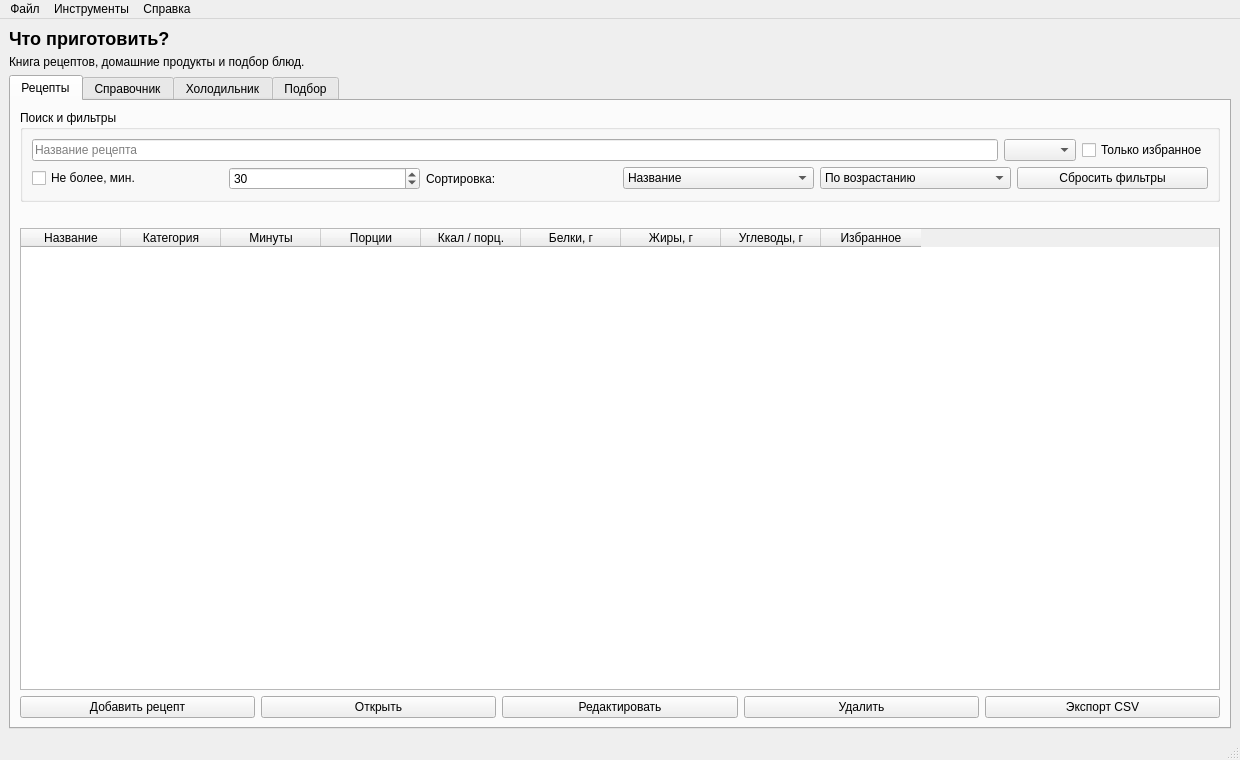
<?xml version='1.0' encoding='utf-8'?>
<ui version="4.0">
 <class>MainWindow</class>
 <widget class="QMainWindow" name="MainWindow">
  <property name="geometry">
   <rect>
    <x>0</x>
    <y>0</y>
    <width>1240</width>
    <height>760</height>
   </rect>
  </property>
  <property name="windowTitle">
   <string>Что приготовить?</string>
  </property>
  <widget class="QWidget" name="centralwidget">
   <layout class="QVBoxLayout" name="layout16">
    <item>
     <widget class="QLabel" name="titleLabel">
      <property name="text">
       <string>&lt;h2&gt;Что приготовить?&lt;/h2&gt;</string>
      </property>
      <property name="wordWrap">
       <bool>true</bool>
      </property>
     </widget>
    </item>
    <item>
     <widget class="QLabel" name="draftLabel">
      <property name="wordWrap">
       <bool>true</bool>
      </property>
     <property name="text"><string>Книга рецептов, домашние продукты и подбор блюд.</string></property></widget>
    </item>
    <item>
     <widget class="QTabWidget" name="mainTabs">
      <property name="currentIndex">
       <number>0</number>
      </property>
      <widget class="QWidget" name="recipesTab">
       <attribute name="title">
        <string>Рецепты</string>
       </attribute>
       <layout class="QVBoxLayout" name="layout5">
        <item>
         <widget class="QGroupBox" name="recipeFilters">
          <property name="title">
           <string>Поиск и фильтры</string>
          </property>
          <layout class="QVBoxLayout" name="layout3">
           <item>
            <layout class="QHBoxLayout" name="layout1">
             <item>
              <widget class="QLineEdit" name="recipeSearch">
               <property name="placeholderText">
                <string>Название рецепта</string>
               </property>
              </widget>
             </item>
             <item>
              <widget class="QComboBox" name="categoryCombo" />
             </item>
             <item>
              <widget class="QCheckBox" name="favoritesCheck">
               <property name="text">
                <string>Только избранное</string>
               </property>
              </widget>
             </item>
            </layout>
           </item>
           <item>
            <layout class="QHBoxLayout" name="layout2">
             <item>
              <widget class="QCheckBox" name="limitCheck">
               <property name="text">
                <string>Не более, мин.</string>
               </property>
              </widget>
             </item>
             <item>
              <widget class="QSpinBox" name="limitSpin">
               <property name="minimum">
                <number>1</number>
               </property>
               <property name="maximum">
                <number>1440</number>
               </property>
               <property name="value">
                <number>30</number>
               </property>
              </widget>
             </item>
             <item>
              <widget class="QLabel" name="sortCaption">
               <property name="text">
                <string>Сортировка:</string>
               </property>
               <property name="wordWrap">
                <bool>true</bool>
               </property>
              </widget>
             </item>
             <item>
              <widget class="QComboBox" name="recipeSort">
               <item>
                <property name="text">
                 <string>Название</string>
                </property>
               </item>
               <item>
                <property name="text">
                 <string>Время</string>
                </property>
               </item>
               <item>
                <property name="text">
                 <string>Калории</string>
                </property>
               </item>
               <item>
                <property name="text">
                 <string>Белки</string>
                </property>
               </item>
               <item>
                <property name="text">
                 <string>Жиры</string>
                </property>
               </item>
               <item>
                <property name="text">
                 <string>Углеводы</string>
                </property>
               </item>
              </widget>
             </item>
             <item>
              <widget class="QComboBox" name="recipeOrder">
               <item>
                <property name="text">
                 <string>По возрастанию</string>
                </property>
               </item>
               <item>
                <property name="text">
                 <string>По убыванию</string>
                </property>
               </item>
              </widget>
             </item>
             <item>
              <widget class="QPushButton" name="resetFiltersButton">
               <property name="text">
                <string>Сбросить фильтры</string>
               </property>
               <property name="enabled">
                <bool>true</bool>
               </property>
               </widget>
             </item>
            </layout>
           </item>
          </layout>
          <property name="enabled">
           <bool>true</bool>
          </property>
         </widget>
        </item>
        <item><widget class="QLabel" name="recipesHint"><property name="text"><string /></property></widget></item><item>
         <widget class="QTableWidget" name="recipesTable">
          <property name="editTriggers">
           <enum>QAbstractItemView::NoEditTriggers</enum>
          </property>
          <property name="selectionBehavior">
           <enum>QAbstractItemView::SelectRows</enum>
          </property>
          <property name="selectionMode">
           <enum>QAbstractItemView::SingleSelection</enum>
          </property>
          <property name="rowCount">
           <number>0</number>
          </property>
          <property name="columnCount">
           <number>9</number>
          </property>
          <column>
           <property name="text">
            <string>Название</string>
           </property>
          </column>
          <column>
           <property name="text">
            <string>Категория</string>
           </property>
          </column>
          <column>
           <property name="text">
            <string>Минуты</string>
           </property>
          </column>
          <column>
           <property name="text">
            <string>Порции</string>
           </property>
          </column>
          <column>
           <property name="text">
            <string>Ккал / порц.</string>
           </property>
          </column>
          <column>
           <property name="text">
            <string>Белки, г</string>
           </property>
          </column>
          <column>
           <property name="text">
            <string>Жиры, г</string>
           </property>
          </column>
          <column>
           <property name="text">
            <string>Углеводы, г</string>
           </property>
          </column>
          <column>
           <property name="text">
            <string>Избранное</string>
           </property>
          </column>
         <attribute name="horizontalHeaderMinimumSectionSize"><number>100</number></attribute></widget>
        </item>
        <item>
         <layout class="QHBoxLayout" name="layout4">
          <item>
           <widget class="QPushButton" name="addRecipeButton">
            <property name="text">
             <string>Добавить рецепт</string>
            </property>
           </widget>
          </item>
          <item>
           <widget class="QPushButton" name="openRecipeButton">
            <property name="text">
             <string>Открыть</string>
            </property>
           </widget>
          </item>
          <item>
           <widget class="QPushButton" name="editRecipeButton">
            <property name="text">
             <string>Редактировать</string>
            </property>
           </widget>
          </item>
          <item>
           <widget class="QPushButton" name="deleteRecipeButton">
            <property name="text">
             <string>Удалить</string>
            </property>
            <property name="enabled">
             <bool>true</bool>
            </property>
            </widget>
          </item>
          <item>
           <widget class="QPushButton" name="exportButton">
            <property name="text">
             <string>Экспорт CSV</string>
            </property>
            <property name="enabled">
             <bool>true</bool>
            </property>
            </widget>
          </item>
         </layout>
        </item>
       </layout>
      </widget>
      <widget class="QWidget" name="ingredientsTab">
       <attribute name="title">
        <string>Справочник</string>
       </attribute>
       <layout class="QVBoxLayout" name="layout8">
        <item>
         <widget class="QGroupBox" name="ingredientFilters">
          <property name="title">
           <string>Поиск</string>
          </property>
          <layout class="QVBoxLayout" name="layout6">
           <item>
            <widget class="QLineEdit" name="ingredientSearch">
             <property name="placeholderText">
              <string>Название ингредиента</string>
             </property>
            </widget>
           </item>
          </layout>
          <property name="enabled">
           <bool>true</bool>
          </property>
         </widget>
        </item>
        <item><widget class="QLabel" name="ingredientsHint"><property name="text"><string /></property></widget></item><item>
         <widget class="QTableWidget" name="ingredientsTable">
          <property name="editTriggers">
           <enum>QAbstractItemView::NoEditTriggers</enum>
          </property>
          <property name="selectionBehavior">
           <enum>QAbstractItemView::SelectRows</enum>
          </property>
          <property name="selectionMode">
           <enum>QAbstractItemView::SingleSelection</enum>
          </property>
          <property name="rowCount">
           <number>0</number>
          </property>
          <property name="columnCount">
           <number>7</number>
          </property>
          <column>
           <property name="text">
            <string>Ингредиент</string>
           </property>
          </column>
          <column>
           <property name="text">
            <string>Единица</string>
           </property>
          </column>
          <column>
           <property name="text">
            <string>База КБЖУ</string>
           </property>
          </column>
          <column>
           <property name="text">
            <string>Ккал</string>
           </property>
          </column>
          <column>
           <property name="text">
            <string>Белки, г</string>
           </property>
          </column>
          <column>
           <property name="text">
            <string>Жиры, г</string>
           </property>
          </column>
          <column>
           <property name="text">
            <string>Углеводы, г</string>
           </property>
          </column>
         <attribute name="horizontalHeaderMinimumSectionSize"><number>100</number></attribute></widget>
        </item>
        <item>
         <layout class="QHBoxLayout" name="layout7">
          <item>
           <widget class="QPushButton" name="addIngredientButton">
            <property name="text">
             <string>Добавить ингредиент</string>
            </property>
           </widget>
          </item>
          <item>
           <widget class="QPushButton" name="editIngredientButton">
            <property name="text">
             <string>Редактировать</string>
            </property>
           </widget>
          </item>
          <item>
           <widget class="QPushButton" name="deleteIngredientButton">
            <property name="text">
             <string>Удалить</string>
            </property>
            <property name="enabled">
             <bool>true</bool>
            </property>
            </widget>
          </item>
         </layout>
        </item>
       </layout>
      </widget>
      <widget class="QWidget" name="fridgeTab">
       <attribute name="title">
        <string>Холодильник</string>
       </attribute>
       <layout class="QVBoxLayout" name="layout11">
        <item>
         <widget class="QLabel" name="fridgeHint">
          <property name="wordWrap">
           <bool>true</bool>
          </property>
         <property name="text"><string>Все домашние запасы.</string></property></widget>
        </item>
        <item>
         <widget class="QGroupBox" name="fridgeFilters">
          <property name="title">
           <string>Поиск</string>
          </property>
          <layout class="QVBoxLayout" name="layout9">
           <item>
            <widget class="QLineEdit" name="fridgeSearch">
             <property name="placeholderText">
              <string>Название продукта</string>
             </property>
            </widget>
           </item>
          </layout>
          <property name="enabled">
           <bool>true</bool>
          </property>
         </widget>
        </item>
        <item>
         <widget class="QTableWidget" name="fridgeTable">
          <property name="editTriggers">
           <enum>QAbstractItemView::NoEditTriggers</enum>
          </property>
          <property name="selectionBehavior">
           <enum>QAbstractItemView::SelectRows</enum>
          </property>
          <property name="selectionMode">
           <enum>QAbstractItemView::SingleSelection</enum>
          </property>
          <property name="rowCount">
           <number>0</number>
          </property>
          <property name="columnCount">
           <number>3</number>
          </property>
          <column>
           <property name="text">
            <string>Продукт</string>
           </property>
          </column>
          <column>
           <property name="text">
            <string>Доступное количество</string>
           </property>
          </column>
          <column>
           <property name="text">
            <string>Единица</string>
           </property>
          </column>
         <attribute name="horizontalHeaderMinimumSectionSize"><number>100</number></attribute></widget>
        </item>
        <item>
         <layout class="QHBoxLayout" name="layout10">
          <item>
           <widget class="QPushButton" name="addStockButton">
            <property name="text">
             <string>Добавить продукт</string>
            </property>
           </widget>
          </item>
          <item>
           <widget class="QPushButton" name="editStockButton">
            <property name="text">
             <string>Изменить количество</string>
            </property>
           </widget>
          </item>
          <item>
           <widget class="QPushButton" name="deleteStockButton">
            <property name="text">
             <string>Удалить из холодильника</string>
            </property>
            <property name="enabled">
             <bool>true</bool>
            </property>
            </widget>
          </item>
         </layout>
        </item>
       </layout>
      </widget>
      <widget class="QWidget" name="selectionTab">
       <attribute name="title">
        <string>Подбор</string>
       </attribute>
       <layout class="QVBoxLayout" name="layout15">
        <item>
         <widget class="QGroupBox" name="selectionControls">
          <property name="title">
           <string>Условия подбора</string>
          </property>
          <layout class="QVBoxLayout" name="layout14">
           <item>
            <layout class="QHBoxLayout" name="layout12">
             <item>
              <widget class="QLabel" name="personsCaption">
               <property name="text">
                <string>Число персон:</string>
               </property>
               <property name="wordWrap">
                <bool>true</bool>
               </property>
              </widget>
             </item>
             <item>
              <widget class="QSpinBox" name="personsSpin">
               <property name="minimum">
                <number>1</number>
               </property>
               <property name="maximum">
                <number>20</number>
               </property>
               <property name="value">
                <number>2</number>
               </property>
              </widget>
             </item>
             <item>
              <widget class="QCheckBox" name="selectionLimitCheck">
               <property name="text">
                <string>Не более, мин.</string>
               </property>
              </widget>
             </item>
             <item>
              <widget class="QSpinBox" name="selectionLimitSpin">
               <property name="minimum">
                <number>1</number>
               </property>
               <property name="maximum">
                <number>1440</number>
               </property>
               <property name="value">
                <number>30</number>
               </property>
              </widget>
             </item>
            </layout>
           </item>
           <item>
            <widget class="QCheckBox" name="availableCheck">
             <property name="text">
              <string>Только рецепты, для которых всё есть</string>
             </property>
            </widget>
           </item>
           <item>
            <layout class="QHBoxLayout" name="layout13">
             <item>
              <widget class="QLabel" name="selectionSortCaption">
               <property name="text">
                <string>Сортировка:</string>
               </property>
               <property name="wordWrap">
                <bool>true</bool>
               </property>
              </widget>
             </item>
             <item>
              <widget class="QComboBox" name="selectionSort">
               <item>
                <property name="text">
                 <string>Недостающие ингредиенты</string>
                </property>
               </item>
               <item>
                <property name="text">
                 <string>Время</string>
                </property>
               </item>
               <item>
                <property name="text">
                 <string>Калории</string>
                </property>
               </item>
               <item>
                <property name="text">
                 <string>Белки</string>
                </property>
               </item>
               <item>
                <property name="text">
                 <string>Жиры</string>
                </property>
               </item>
               <item>
                <property name="text">
                 <string>Углеводы</string>
                </property>
               </item>
              </widget>
             </item>
             <item>
              <widget class="QComboBox" name="selectionOrder">
               <item>
                <property name="text">
                 <string>По возрастанию</string>
                </property>
               </item>
               <item>
                <property name="text">
                 <string>По убыванию</string>
                </property>
               </item>
              </widget>
             </item>
             <item>
              <widget class="QPushButton" name="selectButton">
               <property name="text">
                <string>Подобрать</string>
               </property>
               <property name="enabled">
                <bool>true</bool>
               </property>
               </widget>
             </item>
            </layout>
           </item>
          </layout>
          <property name="enabled">
           <bool>true</bool>
          </property>
         </widget>
        </item>
        <item>
         <widget class="QLabel" name="selectionHint">
          <property name="wordWrap">
           <bool>true</bool>
          </property>
         <property name="text"><string>Нажмите «Подобрать», чтобы рассчитать блюда.</string></property></widget>
        </item>
        <item>
         <widget class="QTableWidget" name="selectionTable">
          <property name="editTriggers">
           <enum>QAbstractItemView::NoEditTriggers</enum>
          </property>
          <property name="selectionBehavior">
           <enum>QAbstractItemView::SelectRows</enum>
          </property>
          <property name="selectionMode">
           <enum>QAbstractItemView::SingleSelection</enum>
          </property>
          <property name="rowCount">
           <number>0</number>
          </property>
          <property name="columnCount">
           <number>8</number>
          </property>
          <column>
           <property name="text">
            <string>Название</string>
           </property>
          </column>
          <column>
           <property name="text">
            <string>Минуты</string>
           </property>
          </column>
          <column>
           <property name="text">
            <string>Статус</string>
           </property>
          </column>
          <column>
           <property name="text">
            <string>Не хватает продуктов</string>
           </property>
          </column>
          <column>
           <property name="text">
            <string>Ккал / порц.</string>
           </property>
          </column>
          <column>
           <property name="text">
            <string>Белки, г</string>
           </property>
          </column>
          <column>
           <property name="text">
            <string>Жиры, г</string>
           </property>
          </column>
          <column>
           <property name="text">
            <string>Углеводы, г</string>
           </property>
          </column>
         <attribute name="horizontalHeaderMinimumSectionSize"><number>100</number></attribute></widget>
        </item>
        <item>
         <widget class="QPushButton" name="openSelectionButton">
          <property name="text">
           <string>Открыть рецепт</string>
          </property>
          <property name="enabled">
           <bool>true</bool>
          </property>
          </widget>
        </item>
       </layout>
      </widget>
     </widget>
    </item>
   </layout>
  </widget>
  <widget class="QMenuBar" name="menubar">
   <property name="nativeMenuBar">
    <bool>false</bool>
   </property>
   <widget class="QMenu" name="fileMenu">
    <property name="title">
     <string>Файл</string>
    </property>
    <addaction name="actionNewRecipe" />
    <addaction name="actionExport" />
    <addaction name="actionExit" />
   </widget>
   <addaction name="fileMenu" />
   <widget class="QMenu" name="toolsMenu">
    <property name="title">
     <string>Инструменты</string>
    </property>
    <addaction name="actionSettings" />
    <addaction name="actionTimer" />
   </widget>
   <addaction name="toolsMenu" />
   <widget class="QMenu" name="helpMenu">
    <property name="title">
     <string>Справка</string>
    </property>
    <addaction name="actionHelp" />
    <addaction name="actionAbout" />
   </widget>
   <addaction name="helpMenu" />
  </widget>
  <action name="actionNewRecipe">
   <property name="text">
    <string>Новый рецепт</string>
   </property>
  </action>
  <action name="actionExport">
   <property name="text">
    <string>Экспорт рецептов в CSV</string>
   </property>
   <property name="enabled">
    <bool>true</bool>
   </property>
  </action>
  <action name="actionExit">
   <property name="text">
    <string>Выход</string>
   </property>
  </action>
  <action name="actionSettings">
   <property name="text">
    <string>Настройки</string>
   </property>
  </action>
  <action name="actionTimer">
   <property name="text">
    <string>Таймер</string>
   </property>
  </action>
  <action name="actionHelp">
   <property name="text">
    <string>Инструкция</string>
   </property>
  </action>
  <action name="actionAbout">
   <property name="text">
    <string>О программе</string>
   </property>
  </action>
  <widget class="QStatusBar" name="statusbar" />
 </widget>
 <resources />
 <connections />
</ui>
